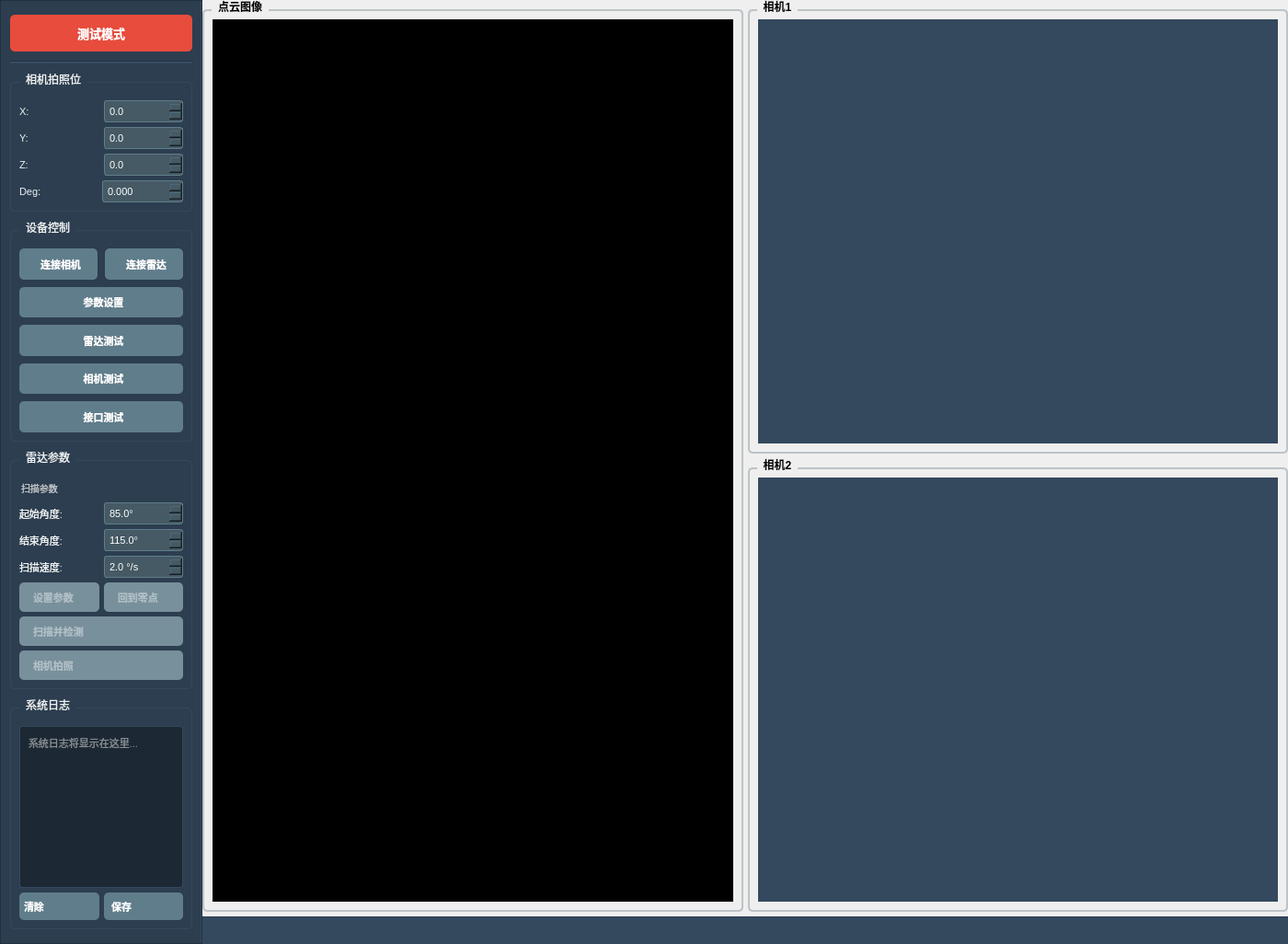
<?xml version="1.0" encoding="UTF-8"?>
<ui version="4.0">
 <class>Widget</class>
 <widget class="QWidget" name="Widget">
  <property name="geometry">
   <rect>
    <x>0</x>
    <y>0</y>
    <width>1400</width>
    <height>1026</height>
   </rect>
  </property>
  <property name="windowTitle">
   <string>青海阳极卸车识别系统 - 热力图与相机监控</string>
  </property>
  <layout class="QHBoxLayout" name="mainLayout">
   <property name="spacing">
    <number>0</number>
   </property>
   <property name="leftMargin">
    <number>0</number>
   </property>
   <property name="topMargin">
    <number>0</number>
   </property>
   <property name="rightMargin">
    <number>0</number>
   </property>
   <property name="bottomMargin">
    <number>0</number>
   </property>
   <item>
    <widget class="QFrame" name="leftControlPanel">
     <property name="minimumSize">
      <size>
       <width>220</width>
       <height>0</height>
      </size>
     </property>
     <property name="maximumSize">
      <size>
       <width>220</width>
       <height>16777215</height>
      </size>
     </property>
     <property name="styleSheet">
      <string notr="true">QFrame#leftControlPanel {
    background-color: #2C3E50;
    border-right: 2px solid #34495E;
}

QLabel {
    color: white;
}

QPushButton {
    background-color: #34495E;
    color: white;
    border: none;
    border-radius: 5px;
    font-size: 13px;
    font-weight: bold;
    padding: 10px;
    text-align: left;
    padding-left: 15px;
}

QPushButton:hover {
    background-color: #3E5770;
}

QPushButton:pressed {
    background-color: #2C3E50;
}

QPushButton:disabled {
    background-color: #4A5A6A;
    color: #95A5A6;
}

QGroupBox {
    color: white;
    border: 1px solid #34495E;
    border-radius: 5px;
    margin-top: 10px;
    padding-top: 10px;
}

QGroupBox::title {
    color: #ECF0F1;
    subcontrol-origin: margin;
    left: 10px;
    padding: 0 5px;
}</string>
     </property>
     <property name="frameShape">
      <enum>QFrame::Shape::StyledPanel</enum>
     </property>
     <property name="frameShadow">
      <enum>QFrame::Shadow::Raised</enum>
     </property>
     <layout class="QVBoxLayout" name="leftPanelLayout">
      <property name="spacing">
       <number>10</number>
      </property>
      <property name="leftMargin">
       <number>10</number>
      </property>
      <property name="topMargin">
       <number>15</number>
      </property>
      <property name="rightMargin">
       <number>10</number>
      </property>
      <property name="bottomMargin">
       <number>15</number>
      </property>
      <item>
       <widget class="QPushButton" name="operationModeBtn">
        <property name="minimumSize">
         <size>
          <width>0</width>
          <height>40</height>
         </size>
        </property>
        <property name="styleSheet">
         <string notr="true">QPushButton {
    background-color: #E74C3C;
    color: white;
    border: none;
    border-radius: 5px;
    font-size: 13px;
    font-weight: bold;
    padding: 10px;
    text-align: center;
}
QPushButton:hover {
    background-color: #C0392B;
}
QPushButton:pressed {
    background-color: #A93226;
}</string>
        </property>
        <property name="text">
         <string>测试模式</string>
        </property>
       </widget>
      </item>
      <item>
       <widget class="Line" name="line">
        <property name="styleSheet">
         <string notr="true">background-color: #34495E;</string>
        </property>
        <property name="orientation">
         <enum>Qt::Orientation::Horizontal</enum>
        </property>
       </widget>
      </item>
      <item>
       <widget class="QGroupBox" name="cameraPositionGroup">
        <property name="title">
         <string>相机拍照位</string>
        </property>
        <layout class="QVBoxLayout" name="cameraPositionLayout">
         <property name="spacing">
          <number>5</number>
         </property>
         <item>
          <layout class="QHBoxLayout" name="cameraXLayout">
           <item>
            <widget class="QLabel" name="cameraXLabel">
             <property name="minimumSize">
              <size>
               <width>50</width>
               <height>0</height>
              </size>
             </property>
             <property name="styleSheet">
              <string notr="true">color: #ECF0F1;
font-size: 11px;</string>
             </property>
             <property name="text">
              <string>X:</string>
             </property>
            </widget>
           </item>
           <item>
            <widget class="QDoubleSpinBox" name="cameraXSpin">
             <property name="styleSheet">
              <string notr="true">QDoubleSpinBox {
    background-color: #455A64;
    color: white;
    border: 1px solid #607D8B;
    border-radius: 3px;
    padding: 3px;
    font-size: 11px;
}
QDoubleSpinBox:focus {
    border: 1px solid #78909C;
}</string>
             </property>
             <property name="decimals">
              <number>1</number>
             </property>
             <property name="minimum">
              <double>-999999.000000000000000</double>
             </property>
             <property name="maximum">
              <double>999999.000000000000000</double>
             </property>
             <property name="value">
              <double>0.000000000000000</double>
             </property>
            </widget>
           </item>
          </layout>
         </item>
         <item>
          <layout class="QHBoxLayout" name="cameraYLayout">
           <item>
            <widget class="QLabel" name="cameraYLabel">
             <property name="minimumSize">
              <size>
               <width>50</width>
               <height>0</height>
              </size>
             </property>
             <property name="styleSheet">
              <string notr="true">color: #ECF0F1;
font-size: 11px;</string>
             </property>
             <property name="text">
              <string>Y:</string>
             </property>
            </widget>
           </item>
           <item>
            <widget class="QDoubleSpinBox" name="cameraYSpin">
             <property name="styleSheet">
              <string notr="true">QDoubleSpinBox {
    background-color: #455A64;
    color: white;
    border: 1px solid #607D8B;
    border-radius: 3px;
    padding: 3px;
    font-size: 11px;
}
QDoubleSpinBox:focus {
    border: 1px solid #78909C;
}</string>
             </property>
             <property name="decimals">
              <number>1</number>
             </property>
             <property name="minimum">
              <double>-999999.000000000000000</double>
             </property>
             <property name="maximum">
              <double>999999.000000000000000</double>
             </property>
             <property name="value">
              <double>0.000000000000000</double>
             </property>
            </widget>
           </item>
          </layout>
         </item>
         <item>
          <layout class="QHBoxLayout" name="cameraZLayout">
           <item>
            <widget class="QLabel" name="cameraZLabel">
             <property name="minimumSize">
              <size>
               <width>50</width>
               <height>0</height>
              </size>
             </property>
             <property name="styleSheet">
              <string notr="true">color: #ECF0F1;
font-size: 11px;</string>
             </property>
             <property name="text">
              <string>Z:</string>
             </property>
            </widget>
           </item>
           <item>
            <widget class="QDoubleSpinBox" name="cameraZSpin">
             <property name="styleSheet">
              <string notr="true">QDoubleSpinBox {
    background-color: #455A64;
    color: white;
    border: 1px solid #607D8B;
    border-radius: 3px;
    padding: 3px;
    font-size: 11px;
}
QDoubleSpinBox:focus {
    border: 1px solid #78909C;
}</string>
             </property>
             <property name="decimals">
              <number>1</number>
             </property>
             <property name="minimum">
              <double>-999999.000000000000000</double>
             </property>
             <property name="maximum">
              <double>999999.000000000000000</double>
             </property>
             <property name="value">
              <double>0.000000000000000</double>
             </property>
            </widget>
           </item>
          </layout>
         </item>
         <item>
          <layout class="QHBoxLayout" name="cameraDegLayout">
           <property name="spacing">
            <number>40</number>
           </property>
           <property name="rightMargin">
            <number>0</number>
           </property>
           <item>
            <widget class="QLabel" name="cameraDegLabel">
             <property name="minimumSize">
              <size>
               <width>50</width>
               <height>0</height>
              </size>
             </property>
             <property name="styleSheet">
              <string notr="true">color: #ECF0F1;
font-size: 11px;</string>
             </property>
             <property name="text">
              <string>Deg:</string>
             </property>
            </widget>
           </item>
           <item>
            <widget class="QDoubleSpinBox" name="cameraDegSpin">
             <property name="styleSheet">
              <string notr="true">QDoubleSpinBox {
    background-color: #455A64;
    color: white;
    border: 1px solid #607D8B;
    border-radius: 3px;
    padding: 3px;
    font-size: 11px;
}
QDoubleSpinBox:focus {
    border: 1px solid #78909C;
}</string>
             </property>
             <property name="decimals">
              <number>3</number>
             </property>
             <property name="minimum">
              <double>-999999.000000000000000</double>
             </property>
             <property name="maximum">
              <double>999999.000000000000000</double>
             </property>
             <property name="value">
              <double>0.000000000000000</double>
             </property>
            </widget>
           </item>
          </layout>
         </item>
        </layout>
       </widget>
      </item>
      <item>
       <widget class="QGroupBox" name="controlGroup">
        <property name="title">
         <string>设备控制</string>
        </property>
        <layout class="QVBoxLayout" name="controlGroupLayout">
         <property name="spacing">
          <number>8</number>
         </property>
         <item>
          <layout class="QHBoxLayout" name="deviceConnectLayout">
           <item>
            <widget class="QPushButton" name="cameraConnectBtn">
             <property name="minimumSize">
              <size>
               <width>0</width>
               <height>32</height>
              </size>
             </property>
             <property name="styleSheet">
              <string notr="true">QPushButton {
    background-color: #607D8B;
    font-size: 11px;
    text-align: center;
}
QPushButton:hover {
    background-color: #455A64;
}
QPushButton:pressed {
    background-color: #37474F;
}
QPushButton:disabled {
    background-color: #78909C;
    color: #B0BEC5;
}</string>
             </property>
             <property name="text">
              <string>连接相机</string>
             </property>
            </widget>
           </item>
           <item>
            <widget class="QPushButton" name="radarConnectBtn">
             <property name="minimumSize">
              <size>
               <width>0</width>
               <height>32</height>
              </size>
             </property>
             <property name="styleSheet">
              <string notr="true">QPushButton {
    background-color: #607D8B;
    font-size: 11px;
    text-align: center;
}
QPushButton:hover {
    background-color: #455A64;
}
QPushButton:pressed {
    background-color: #37474F;
}</string>
             </property>
             <property name="text">
              <string>连接雷达</string>
             </property>
            </widget>
           </item>
          </layout>
         </item>
         <item>
          <widget class="QPushButton" name="parameterSettingsBtn">
           <property name="minimumSize">
            <size>
             <width>0</width>
             <height>32</height>
            </size>
           </property>
           <property name="styleSheet">
            <string notr="true">QPushButton {
    background-color: #607D8B;
    color: white;
    font-size: 11px;
    text-align: center;
}
QPushButton:hover {
    background-color: #455A64;
}
QPushButton:pressed {
    background-color: #37474F;
}</string>
           </property>
           <property name="text">
            <string>参数设置</string>
           </property>
          </widget>
         </item>
         <item>
          <widget class="QPushButton" name="uploadRadarFileBtn">
           <property name="minimumSize">
            <size>
             <width>0</width>
             <height>32</height>
            </size>
           </property>
           <property name="styleSheet">
            <string notr="true">QPushButton {
	background-color: #607D8B;
    color: white;
    font-size: 11px;
    text-align: center;
    font-weight: bold;
}
QPushButton:hover {
    background-color:  #455A64;
}
QPushButton:pressed {
    background-color: #37474F;
}</string>
           </property>
           <property name="text">
            <string>雷达测试</string>
           </property>
          </widget>
         </item>
         <item>
          <widget class="QPushButton" name="testCameraAlgorithmBtn">
           <property name="minimumSize">
            <size>
             <width>0</width>
             <height>32</height>
            </size>
           </property>
           <property name="styleSheet">
            <string notr="true">QPushButton {
    background-color: #607D8B;
    color: white;
    font-size: 11px;
    text-align: center;
    font-weight: bold;
}
QPushButton:hover {
    background-color: #455A64;
}
QPushButton:pressed {
    background-color: #37474F;
}
QPushButton:disabled {
    background-color: #78909C;
    color: #B0BEC5;
}</string>
           </property>
           <property name="text">
            <string>相机测试</string>
           </property>
          </widget>
         </item>
         <item>
          <widget class="QPushButton" name="interfaceTestBtn">
           <property name="minimumSize">
            <size>
             <width>0</width>
             <height>32</height>
            </size>
           </property>
           <property name="styleSheet">
            <string notr="true">QPushButton {
    background-color: #607D8B;
    color: white;
    font-size: 11px;
    text-align: center;
    font-weight: bold;
}
QPushButton:hover {
    background-color: #455A64;
}
QPushButton:pressed {
    background-color: #37474F;
}
QPushButton:disabled {
    background-color: #78909C;
    color: #B0BEC5;
}</string>
           </property>
           <property name="text">
            <string>接口测试</string>
           </property>
          </widget>
         </item>
        </layout>
       </widget>
      </item>
      <item>
       <widget class="QGroupBox" name="radarControlGroup">
        <property name="title">
         <string>雷达参数</string>
        </property>
        <layout class="QVBoxLayout" name="radarControlLayout">
         <property name="spacing">
          <number>5</number>
         </property>
         <item>
          <widget class="QLabel" name="radarParamLabel">
           <property name="styleSheet">
            <string notr="true">color: #BDC3C7;
font-size: 10px;
padding: 3px 0;</string>
           </property>
           <property name="text">
            <string>扫描参数</string>
           </property>
          </widget>
         </item>
         <item>
          <layout class="QHBoxLayout" name="startAngleLayout">
           <item>
            <widget class="QLabel" name="radarStartAngleLabel">
             <property name="minimumSize">
              <size>
               <width>65</width>
               <height>0</height>
              </size>
             </property>
             <property name="styleSheet">
              <string notr="true">color: #ECF0F1;
font-size: 11px;</string>
             </property>
             <property name="text">
              <string>起始角度:</string>
             </property>
            </widget>
           </item>
           <item>
            <widget class="QDoubleSpinBox" name="radarStartAngleSpin">
             <property name="styleSheet">
              <string notr="true">QDoubleSpinBox {
    background-color: #455A64;
    color: white;
    border: 1px solid #607D8B;
    border-radius: 3px;
    padding: 3px;
    font-size: 11px;
}
QDoubleSpinBox:focus {
    border: 1px solid #78909C;
}</string>
             </property>
             <property name="suffix">
              <string>°</string>
             </property>
             <property name="decimals">
              <number>1</number>
             </property>
             <property name="maximum">
              <double>360.000000000000000</double>
             </property>
             <property name="value">
              <double>85.000000000000000</double>
             </property>
            </widget>
           </item>
          </layout>
         </item>
         <item>
          <layout class="QHBoxLayout" name="stopAngleLayout">
           <item>
            <widget class="QLabel" name="radarStopAngleLabel">
             <property name="minimumSize">
              <size>
               <width>65</width>
               <height>0</height>
              </size>
             </property>
             <property name="styleSheet">
              <string notr="true">color: #ECF0F1;
font-size: 11px;</string>
             </property>
             <property name="text">
              <string>结束角度:</string>
             </property>
            </widget>
           </item>
           <item>
            <widget class="QDoubleSpinBox" name="radarStopAngleSpin">
             <property name="styleSheet">
              <string notr="true">QDoubleSpinBox {
    background-color: #455A64;
    color: white;
    border: 1px solid #607D8B;
    border-radius: 3px;
    padding: 3px;
    font-size: 11px;
}
QDoubleSpinBox:focus {
    border: 1px solid #78909C;
}</string>
             </property>
             <property name="suffix">
              <string>°</string>
             </property>
             <property name="decimals">
              <number>1</number>
             </property>
             <property name="maximum">
              <double>360.000000000000000</double>
             </property>
             <property name="value">
              <double>115.000000000000000</double>
             </property>
            </widget>
           </item>
          </layout>
         </item>
         <item>
          <layout class="QHBoxLayout" name="velocityLayout">
           <item>
            <widget class="QLabel" name="radarVelocityLabel">
             <property name="minimumSize">
              <size>
               <width>65</width>
               <height>0</height>
              </size>
             </property>
             <property name="styleSheet">
              <string notr="true">color: #ECF0F1;
font-size: 11px;</string>
             </property>
             <property name="text">
              <string>扫描速度:</string>
             </property>
            </widget>
           </item>
           <item>
            <widget class="QDoubleSpinBox" name="radarVelocitySpin">
             <property name="styleSheet">
              <string notr="true">QDoubleSpinBox {
    background-color: #455A64;
    color: white;
    border: 1px solid #607D8B;
    border-radius: 3px;
    padding: 3px;
    font-size: 11px;
}
QDoubleSpinBox:focus {
    border: 1px solid #78909C;
}</string>
             </property>
             <property name="suffix">
              <string> °/s</string>
             </property>
             <property name="decimals">
              <number>1</number>
             </property>
             <property name="minimum">
              <double>0.100000000000000</double>
             </property>
             <property name="maximum">
              <double>50.000000000000000</double>
             </property>
             <property name="value">
              <double>2.000000000000000</double>
             </property>
            </widget>
           </item>
          </layout>
         </item>
         <item>
          <layout class="QHBoxLayout" name="radarActionLayout">
           <item>
            <widget class="QPushButton" name="radarSetParamsBtn">
             <property name="enabled">
              <bool>false</bool>
             </property>
             <property name="minimumSize">
              <size>
               <width>0</width>
               <height>32</height>
              </size>
             </property>
             <property name="styleSheet">
              <string notr="true">QPushButton {
    background-color: #607D8B;
    font-size: 11px;
}
QPushButton:hover {
    background-color: #455A64;
}
QPushButton:pressed {
    background-color: #37474F;
}
QPushButton:disabled {
    background-color: #78909C;
    color: #B0BEC5;
}</string>
             </property>
             <property name="text">
              <string>设置参数</string>
             </property>
            </widget>
           </item>
           <item>
            <widget class="QPushButton" name="radarInitZeroBtn">
             <property name="enabled">
              <bool>false</bool>
             </property>
             <property name="minimumSize">
              <size>
               <width>0</width>
               <height>32</height>
              </size>
             </property>
             <property name="styleSheet">
              <string notr="true">QPushButton {
    background-color: #607D8B;
    font-size: 11px;
}
QPushButton:hover {
    background-color: #455A64;
}
QPushButton:pressed {
    background-color: #37474F;
}
QPushButton:disabled {
    background-color: #78909C;
    color: #B0BEC5;
}</string>
             </property>
             <property name="text">
              <string>回到零点</string>
             </property>
            </widget>
           </item>
          </layout>
         </item>
         <item>
          <widget class="QPushButton" name="radarScanDetectBtn">
           <property name="enabled">
            <bool>false</bool>
           </property>
           <property name="minimumSize">
            <size>
             <width>0</width>
             <height>32</height>
            </size>
           </property>
           <property name="styleSheet">
            <string notr="true">QPushButton {
    background-color: #607D8B;
    font-size: 11px;
}
QPushButton:hover {
    background-color: #455A64;
}
QPushButton:pressed {
    background-color: #37474F;
}
QPushButton:disabled {
    background-color: #78909C;
    color: #B0BEC5;
}</string>
           </property>
           <property name="text">
            <string>扫描并检测</string>
           </property>
          </widget>
         </item>
         <item>
          <widget class="QPushButton" name="cameraTriggerBtn">
           <property name="enabled">
            <bool>false</bool>
           </property>
           <property name="minimumSize">
            <size>
             <width>0</width>
             <height>32</height>
            </size>
           </property>
           <property name="styleSheet">
            <string notr="true">QPushButton {
    background-color: #607D8B;
    font-size: 11px;
}
QPushButton:hover {
    background-color: #455A64;
}
QPushButton:pressed {
    background-color: #37474F;
}
QPushButton:disabled {
    background-color: #78909C;
    color: #B0BEC5;
}</string>
           </property>
           <property name="text">
            <string>相机拍照</string>
           </property>
          </widget>
         </item>
        </layout>
       </widget>
      </item>
      <item>
       <widget class="QGroupBox" name="logGroup">
        <property name="title">
         <string>系统日志</string>
        </property>
        <layout class="QVBoxLayout" name="logGroupLayout">
         <property name="spacing">
          <number>5</number>
         </property>
         <item>
          <widget class="QTextEdit" name="logTextEdit">
           <property name="minimumSize">
            <size>
             <width>0</width>
             <height>150</height>
            </size>
           </property>
           <property name="maximumSize">
            <size>
             <width>16777215</width>
             <height>300</height>
            </size>
           </property>
           <property name="styleSheet">
            <string notr="true">QTextEdit {
    background-color: #1C2833;
    color: #ECF0F1;
    border: 1px solid #34495E;
    border-radius: 3px;
    font-family: 'Consolas', 'Courier New', monospace;
    font-size: 11px;
    padding: 5px;
}

QScrollBar:vertical {
    background: #2C3E50;
    width: 10px;
    margin: 0px;
}

QScrollBar::handle:vertical {
    background: #34495E;
    min-height: 20px;
    border-radius: 5px;
}

QScrollBar::handle:vertical:hover {
    background: #4A5A6A;
}

QScrollBar::add-line:vertical, QScrollBar::sub-line:vertical {
    height: 0px;
}

QScrollBar::add-page:vertical, QScrollBar::sub-page:vertical {
    background: none;
}</string>
           </property>
           <property name="readOnly">
            <bool>true</bool>
           </property>
           <property name="placeholderText">
            <string>系统日志将显示在这里...</string>
           </property>
          </widget>
         </item>
         <item>
          <layout class="QHBoxLayout" name="logButtonLayout">
           <property name="spacing">
            <number>5</number>
           </property>
           <item>
            <widget class="QPushButton" name="clearLogBtn">
             <property name="minimumSize">
              <size>
               <width>0</width>
               <height>30</height>
              </size>
             </property>
             <property name="styleSheet">
              <string notr="true">QPushButton {
    background-color: #607D8B;
    font-size: 11px;
    padding: 5px;
}
QPushButton:hover {
    background-color: #455A64;
}
QPushButton:pressed {
    background-color: #37474F;
}</string>
             </property>
             <property name="text">
              <string>清除</string>
             </property>
            </widget>
           </item>
           <item>
            <widget class="QPushButton" name="saveLogBtn">
             <property name="minimumSize">
              <size>
               <width>0</width>
               <height>30</height>
              </size>
             </property>
             <property name="styleSheet">
              <string notr="true">QPushButton {
    background-color: #607D8B;
    font-size: 11px;
    padding: 5px;
}
QPushButton:hover {
    background-color: #455A64;
}
QPushButton:pressed {
    background-color: #37474F;
}</string>
             </property>
             <property name="text">
              <string> 保存</string>
             </property>
            </widget>
           </item>
          </layout>
         </item>
        </layout>
       </widget>
      </item>
     </layout>
    </widget>
   </item>
   <item>
    <layout class="QVBoxLayout" name="rightContentLayout">
     <property name="spacing">
      <number>5</number>
     </property>
     <item>
      <layout class="QHBoxLayout" name="contentLayout">
       <property name="spacing">
        <number>5</number>
       </property>
       <item>
        <widget class="QGroupBox" name="heatmapGroup">
         <property name="styleSheet">
          <string notr="true">QGroupBox {
    border: 2px solid #BDC3C7;
    border-radius: 5px;
    margin-top: 10px;
    font-weight: bold;
}

QGroupBox::title {
    subcontrol-origin: margin;
    left: 10px;
    padding: 0 5px;
}</string>
         </property>
         <property name="title">
          <string>点云图像</string>
         </property>
         <layout class="QVBoxLayout" name="heatmapLayout">
          <item>
           <widget class="QWidget" name="heatmapContainer" native="true">
            <property name="minimumSize">
             <size>
              <width>500</width>
              <height>400</height>
             </size>
            </property>
            <property name="styleSheet">
             <string notr="true">background-color: black;</string>
            </property>
           </widget>
          </item>
         </layout>
        </widget>
       </item>
       <item>
        <layout class="QVBoxLayout" name="camerasPanelLayout">
         <property name="spacing">
          <number>5</number>
         </property>
         <item>
          <widget class="QGroupBox" name="camera1Group">
           <property name="styleSheet">
            <string notr="true">QGroupBox {
    border: 2px solid #BDC3C7;
    border-radius: 5px;
    margin-top: 10px;
    font-weight: bold;
}

QGroupBox::title {
    subcontrol-origin: margin;
    left: 10px;
    padding: 0 5px;
}</string>
           </property>
           <property name="title">
            <string>相机1</string>
           </property>
           <layout class="QVBoxLayout" name="camera1Layout">
            <item>
             <widget class="QWidget" name="camera1Container" native="true">
              <property name="minimumSize">
               <size>
                <width>400</width>
                <height>400</height>
               </size>
              </property>
              <property name="styleSheet">
               <string notr="true">background-color: #34495E;</string>
              </property>
             </widget>
            </item>
           </layout>
          </widget>
         </item>
         <item>
          <widget class="QGroupBox" name="camera2Group">
           <property name="styleSheet">
            <string notr="true">QGroupBox {
    border: 2px solid #BDC3C7;
    border-radius: 5px;
    margin-top: 10px;
    font-weight: bold;
}

QGroupBox::title {
    subcontrol-origin: margin;
    left: 10px;
    padding: 0 5px;
}</string>
           </property>
           <property name="title">
            <string>相机2</string>
           </property>
           <layout class="QVBoxLayout" name="camera2Layout">
            <item>
             <widget class="QWidget" name="camera2Container" native="true">
              <property name="minimumSize">
               <size>
                <width>400</width>
                <height>400</height>
               </size>
              </property>
              <property name="styleSheet">
               <string notr="true">background-color: #34495E;</string>
              </property>
             </widget>
            </item>
           </layout>
          </widget>
         </item>
        </layout>
       </item>
      </layout>
     </item>
     <item>
      <widget class="QWidget" name="statusBarWidget" native="true">
       <property name="minimumSize">
        <size>
         <width>0</width>
         <height>30</height>
        </size>
       </property>
       <property name="maximumSize">
        <size>
         <width>16777215</width>
         <height>30</height>
        </size>
       </property>
       <property name="styleSheet">
        <string notr="true">QWidget {
    background-color: #34495E;
    border-top: 1px solid #2C3E50;
}

QLabel {
    color: white;
    padding: 5px 10px;
    font-size: 12px;
}</string>
       </property>
       <layout class="QHBoxLayout" name="statusBarLayout">
        <property name="spacing">
         <number>0</number>
        </property>
        <property name="leftMargin">
         <number>0</number>
        </property>
        <property name="topMargin">
         <number>0</number>
        </property>
        <property name="rightMargin">
         <number>0</number>
        </property>
        <property name="bottomMargin">
         <number>0</number>
        </property>
       </layout>
      </widget>
     </item>
    </layout>
   </item>
  </layout>
 </widget>
 <resources/>
 <connections/>
</ui>
